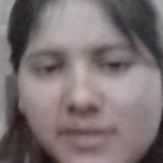
#> input picture facedetectionApp/dataset_images/Aarti/12.jpg, 163 x 163 px; its folder holds only this picture in this run
$ python crop_faces.py
#> lines starting #> are read from the running program, lines starting #| are printed output that depends on the picture
import cv2
import os

# Path to your dataset
dataset_path = "dataset_images"
# Folder to save cropped faces
faces_path = "cropped_faces"

# Create folder if it doesn't exist
if not os.path.exists(faces_path):
    os.makedirs(faces_path)

# Load Haar Cascade face detector
face_cascade = cv2.CascadeClassifier(
    cv2.data.haarcascades + "haarcascade_frontalface_default.xml"
)

# Loop through each person
for person in os.listdir(dataset_path):
    person_folder = os.path.join(dataset_path, person)
    if not os.path.isdir(person_folder):
        continue

    # Create folder for this person's cropped faces
    person_faces_folder = os.path.join(faces_path, person)
    if not os.path.exists(person_faces_folder):
        os.makedirs(person_faces_folder)

    # Process each image
    for filename in os.listdir(person_folder):
        if filename.lower().endswith((".jpg", ".jpeg", ".png")):
            img_path = os.path.join(person_folder, filename)
            image = cv2.imread(img_path)
#> image is the input picture: shape (163, 163, 3); mean B, G, R 114.1, 113.2, 124.4

            if image is None:
                print(f"Could not read {filename}")
                continue

            gray = cv2.cvtColor(image, cv2.COLOR_BGR2GRAY)
            faces = face_cascade.detectMultiScale(gray, scaleFactor=1.3, minNeighbors=5)
#> faces = [[12, 12, 136, 136]]

            for i, (x, y, w, h) in enumerate(faces):
                face_img = image[y:y+h, x:x+w]
                face_file = os.path.join(person_faces_folder, f"{os.path.splitext(filename)[0]}_face{i+1}.jpg")
                cv2.imwrite(face_file, face_img)
#> this loop made 1 pass
#> pass 1, `face_img = image[y:y+h, x:x+w]`:
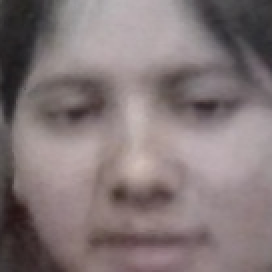
#> face_img: shape (136, 136, 3) (shown 2 times larger); mean B, G, R 119.5, 118.7, 131.4

            print(f"Processed {filename}, detected {len(faces)} face(s)")
#| Processed 12.jpg, detected 1 face(s)
#> pass 2 of the loop `for person in os.listdir(dataset_path):`:
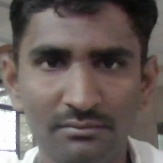
#> input picture facedetectionApp/dataset_images/Sankalp/14.jpg, 163 x 163 px
#> image is the input picture: shape (163, 163, 3); mean B, G, R 91.1, 94.5, 105.4
#> faces = [[6, 6, 151, 151]]
#> the loop `for i, (x, y, w, h) in enumerate(faces):` made 1 pass
#> pass 1, `face_img = image[y:y+h, x:x+w]`:
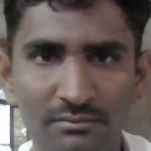
#> face_img: shape (151, 151, 3); mean B, G, R 88.5, 92.1, 104.2
#| Processed 14.jpg, detected 1 face(s)

print("Face cropping completed! Check 'cropped_faces' folder.")
